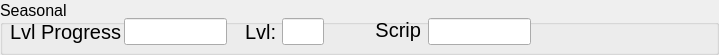
   <widget class="QGroupBox" name="season_group">
    <property name="geometry">
     <rect>
      <x>268</x>
      <y>169</y>
      <width>719</width>
      <height>55</height>
     </rect>
    </property>
    <property name="font">
     <font>
      <pointsize>12</pointsize>
     </font>
    </property>
    <property name="title">
     <string>Seasonal</string>
    </property>
    <widget class="QLabel" name="season_label">
     <property name="geometry">
      <rect>
       <x>10</x>
       <y>18</y>
       <width>116</width>
       <height>27</height>
      </rect>
     </property>
     <property name="font">
      <font>
       <pointsize>15</pointsize>
       <weight>50</weight>
       <bold>false</bold>
      </font>
     </property>
     <property name="text">
      <string>Lvl Progress</string>
     </property>
    </widget>
    <widget class="QLineEdit" name="scrip_text">
     <property name="geometry">
      <rect>
       <x>428</x>
       <y>18</y>
       <width>103</width>
       <height>27</height>
      </rect>
     </property>
     <property name="font">
      <font>
       <pointsize>11</pointsize>
      </font>
     </property>
     <property name="inputMethodHints">
      <set>Qt::ImhDigitsOnly</set>
     </property>
    </widget>
    <widget class="QLabel" name="scrip_label">
     <property name="geometry">
      <rect>
       <x>370</x>
       <y>18</y>
       <width>51</width>
       <height>27</height>
      </rect>
     </property>
     <property name="font">
      <font>
       <family>MS Shell Dlg 2</family>
       <pointsize>15</pointsize>
       <weight>50</weight>
       <bold>false</bold>
       <kerning>true</kerning>
      </font>
     </property>
     <property name="text">
      <string>Scrip</string>
     </property>
     <property name="textFormat">
      <enum>Qt::PlainText</enum>
     </property>
     <property name="alignment">
      <set>Qt::AlignRight|Qt::AlignTop|Qt::AlignTrailing</set>
     </property>
     <property name="margin">
      <number>0</number>
     </property>
    </widget>
    <widget class="TextEditFocusChecking" name="season_xp">
     <property name="geometry">
      <rect>
       <x>124</x>
       <y>18</y>
       <width>103</width>
       <height>27</height>
      </rect>
     </property>
     <property name="font">
      <font>
       <pointsize>11</pointsize>
      </font>
     </property>
     <property name="inputMethodHints">
      <set>Qt::ImhDigitsOnly</set>
     </property>
    </widget>
    <widget class="TextEditFocusChecking" name="season_lvl_text">
     <property name="geometry">
      <rect>
       <x>282</x>
       <y>18</y>
       <width>42</width>
       <height>27</height>
      </rect>
     </property>
     <property name="font">
      <font>
       <pointsize>11</pointsize>
      </font>
     </property>
     <property name="inputMethodHints">
      <set>Qt::ImhDigitsOnly</set>
     </property>
    </widget>
    <widget class="QLabel" name="scout_xp_label_2">
     <property name="geometry">
      <rect>
       <x>245</x>
       <y>18</y>
       <width>39</width>
       <height>28</height>
      </rect>
     </property>
     <property name="font">
      <font>
       <family>MS Shell Dlg 2</family>
       <pointsize>15</pointsize>
       <weight>50</weight>
       <bold>false</bold>
       <kerning>true</kerning>
      </font>
     </property>
     <property name="text">
      <string>Lvl:</string>
     </property>
     <property name="textFormat">
      <enum>Qt::PlainText</enum>
     </property>
     <property name="alignment">
      <set>Qt::AlignLeading|Qt::AlignLeft|Qt::AlignVCenter</set>
     </property>
     <property name="margin">
      <number>0</number>
     </property>
    </widget>
   </widget>
